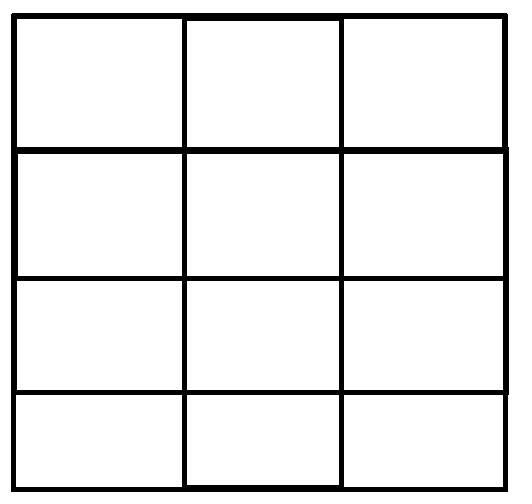
#> input picture Sobel Edge Detection/images/squares.png, 532 x 504 px
$ python sobel_edge_detection.py --image images/squares.png   (older library calls are emulated)
#> lines starting #> are read from the running program, lines starting #| are printed output that depends on the picture; after the words box and inside, x2 and y2 are one past the last pixel; in counts of white or black regions, pixels touching at a corner belong together
import numpy as np
import cv2
import argparse

ap = argparse.ArgumentParser()
ap.add_argument("-i","--image",required=True,help="image path")
args = vars(ap.parse_args())

image = cv2.imread(args['image'])
#> image is the input picture: shape (504, 532, 3); 90.9% white; 1 black region, box (x1, y1, x2, y2) and area: (11, 13, 509, 492) 24399
cv2.imshow("original", image)

gray = cv2.cvtColor(image, cv2.COLOR_BGR2GRAY)
grad_x = cv2.Sobel(gray, cv2.CV_64F, 1, 0, ksize=3)
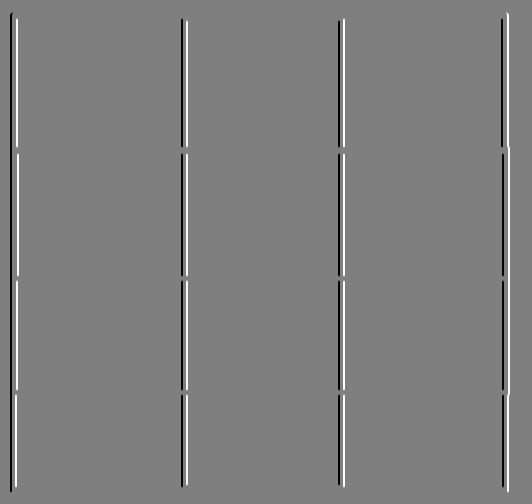
#> grad_x: shape (504, 532) float64; min -1020, max 1020, mean 0; drawn with min black and max white
grad_y = cv2.Sobel(gray, cv2.CV_64F, 0, 1, ksize=3)
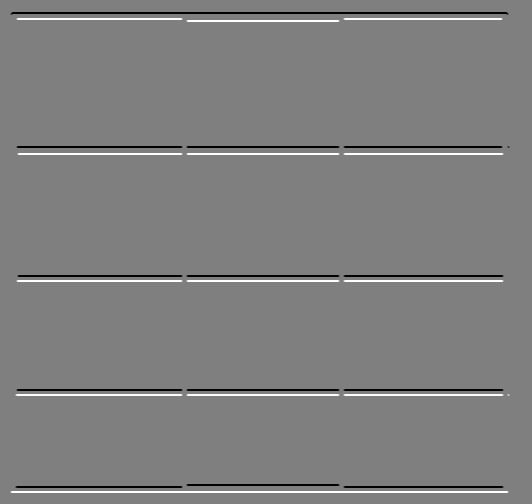
#> grad_y: shape (504, 532) float64; min -1020, max 1020, mean 0; drawn with min black and max white

# Scales, calculates absolute values, and converts the result to 8-bit.
abs_grad_x = cv2.convertScaleAbs(grad_x)
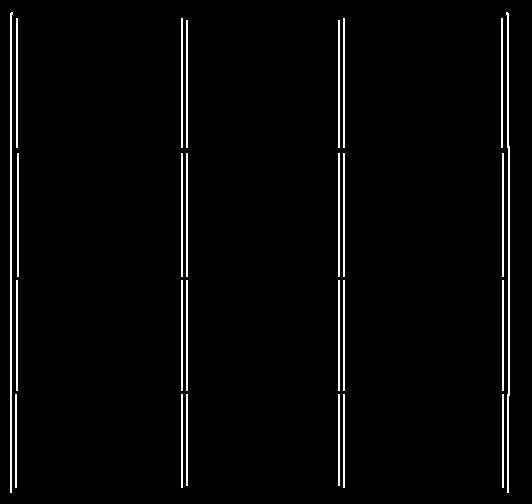
#> abs_grad_x: shape (504, 532); 2.8% white in thin lines or dots, all inside (x1, y1, x2, y2) = (10, 12, 510, 493)
abs_grad_y = cv2.convertScaleAbs(grad_y)
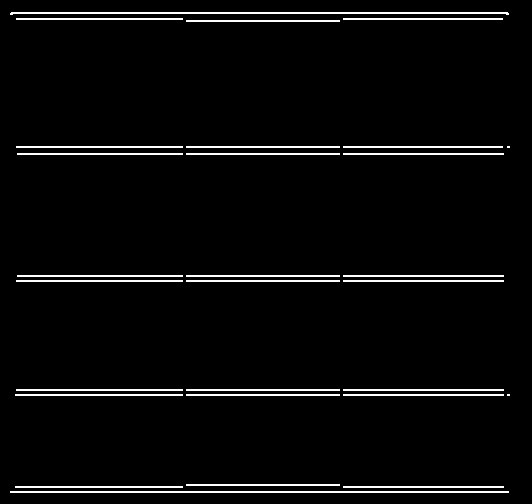
#> abs_grad_y: shape (504, 532); 3.6% white in thin lines or dots, all inside (x1, y1, x2, y2) = (10, 12, 510, 493)

grad = cv2.addWeighted(abs_grad_x, 0.5, abs_grad_y, 0.5, 0)
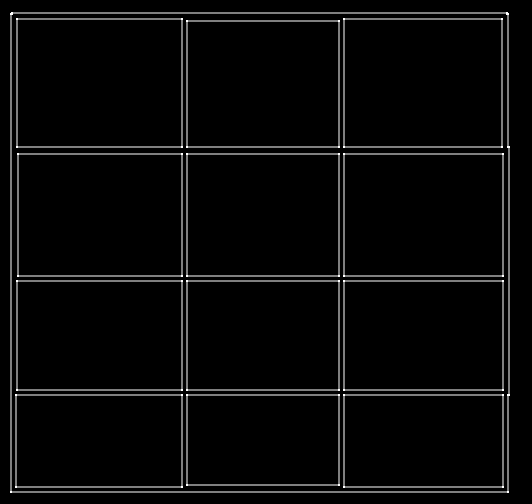
#> grad: shape (504, 532); min 0, max 255, mean 8.2
cv2.imshow('grad X',grad_x)
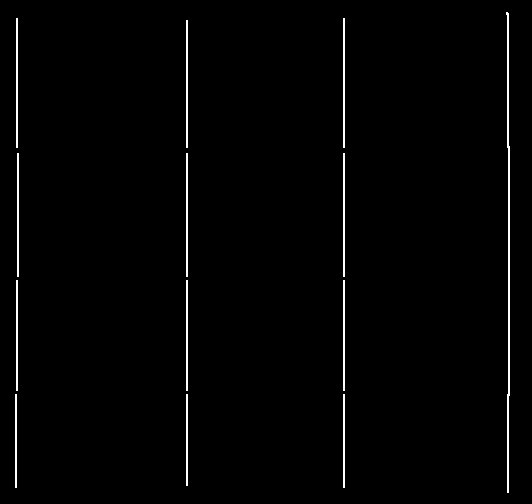
#> window 'grad X': shape (504, 532); 1.4% white in thin lines or dots, all inside (x1, y1, x2, y2) = (15, 12, 510, 493)
cv2.imshow('grad Y',grad_y)
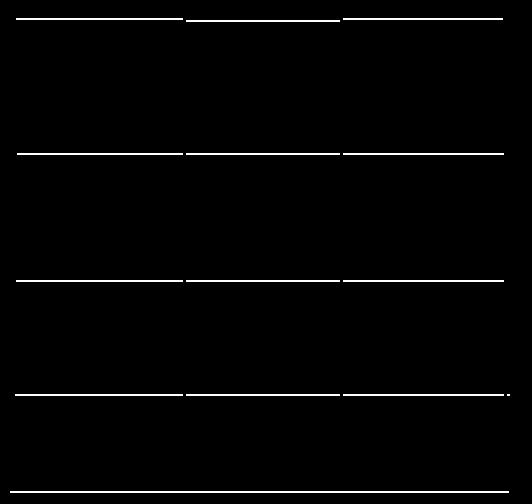
#> window 'grad Y': shape (504, 532); 1.8% white in thin lines or dots, all inside (x1, y1, x2, y2) = (10, 18, 510, 493)
cv2.imshow('Sobel Image',grad)
cv2.waitKey(0)
